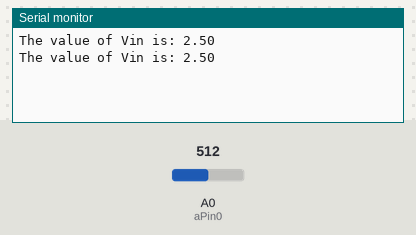
Bench run of a sketch on a simulated Arduino Uno, built with avr-gcc and run on an emulated ATmega328P. Shown: the last lines printed to the serial monitor. The inputs (shaded band) are chosen by the test bench; at power-on: A0 (aPin0) = 512.

Above: at 2.8 s.
2.9 s: A0 (aPin0) set to 716
At 5.0 s:
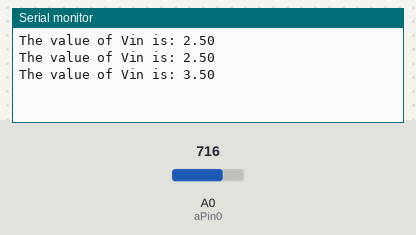
5.6 s: A0 (aPin0) set to 900
At 6.5 s:
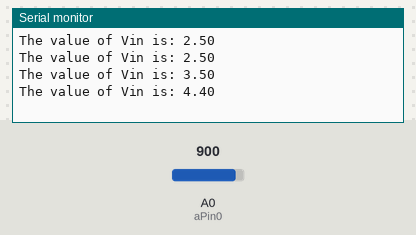
Timing chart, 0 to 8.6 s (numbered marks = the images above; inputs shaded):
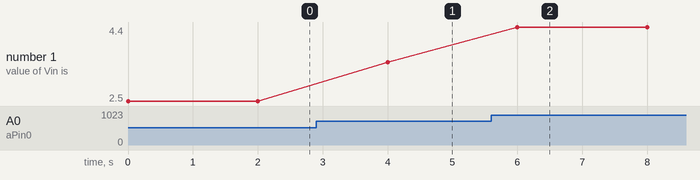

Measured:
- after the input at 2.9 s, the serial monitor: prints a new line after 1.1 s (image 1)
- after the input at 5.6 s, the serial monitor: prints a new line after 0.40 s (image 2)
- plotted number 1: 2.5 → 3.5 after the input at 2.9 s, 3.5 → 4.4 after the input at 5.6 s

The sketch:

led_voltage_analysis.ino
```cpp
// This is the declaration section.  Assign pin numbers to variables for use in code.

// This line assigns Analog Pin 0 to the variable aPin.
#define aPin0 0

// Do the same thing for Analog Pin 2.   We will use this to measure voltage at a different point


//  This is setup function.  It initializes the pins as well as the serial communication between
//  Arduino and the computer.
void setup() {

  // Tell the Serial monitor to use a baud rate of 9600.  This is the data transfer rate.
  Serial.begin(9600);

  // Use the pinMode function to tell Arduino to put Analog Pin 0 into INPUT mode so it can watch for
  // a signal.
  pinMode(aPin0, INPUT);

  // Do the same for Analog Pin 2.


}

// This is the loop structure that will operate continuously as long as the arduino is powered.
void loop() {

  //Read an integer from analogRead and record
  int Vin_digital = analogRead(aPin0);
  // Make the analog to digital conversion to report the value in Volts.
  float Vin = 5*float(Vin_digital)/1023;

  // Do the same for Analog Pin 2.

  // Print the following info to the Serial Monitor.
  Serial.print("The value of Vin is: ");
  Serial.println(Vin);

  // Do the same for Analog Pin 2.

  // Add a delay so it doesn't go too fast to read.
  delay(2000);  //This is a 2 second delay.  Delay works in milliseconds.

}
```
